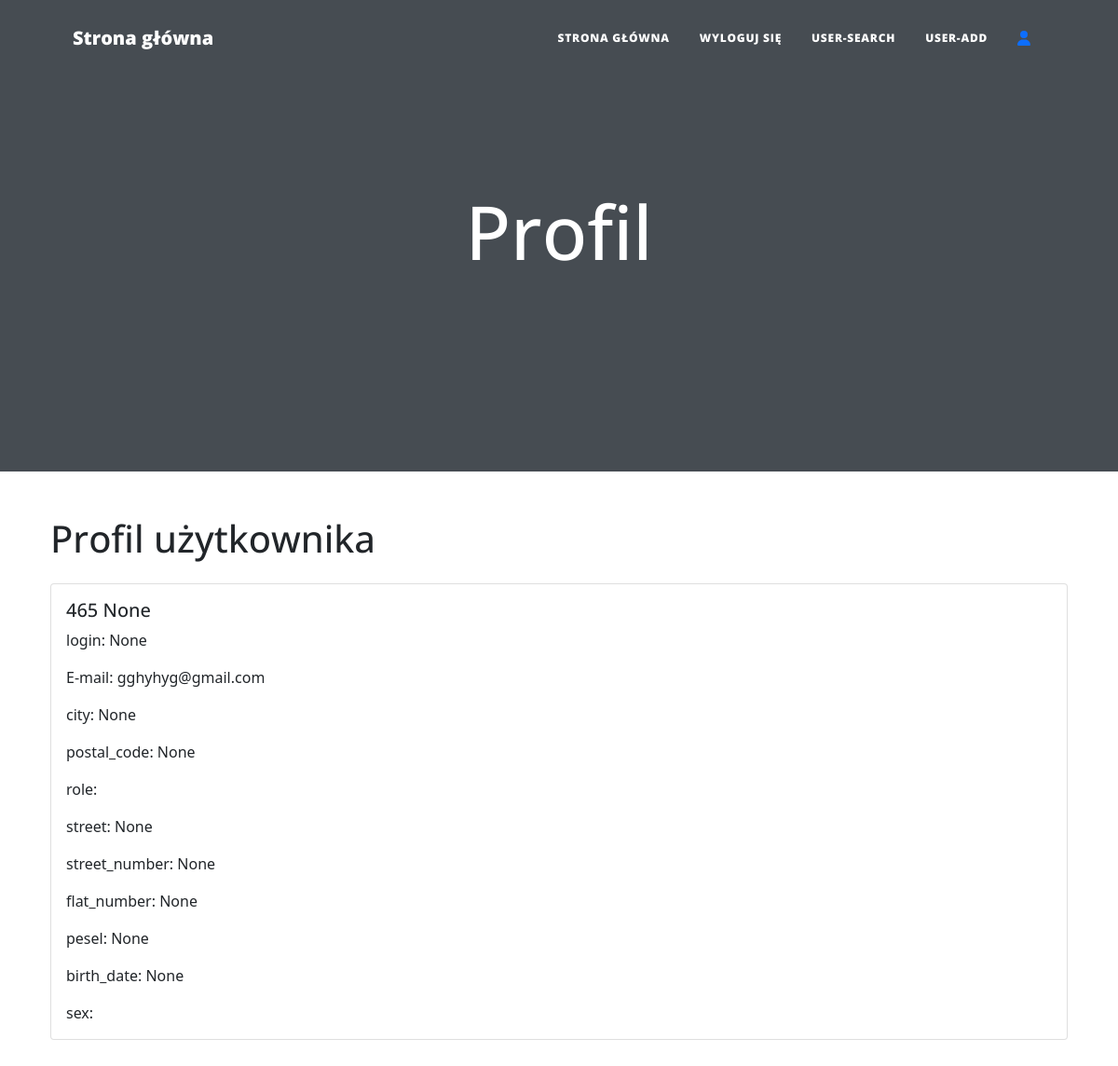
Page /user/10 (signed in) on the committed database.
### main.py (models this page shows)
class User(UserMixin, db.Model):
    __tablename__ = "users"
    id = db.Column(db.Integer, primary_key=True)
    login = db.Column(db.String(20),unique =True)
    password = db.Column(db.String(100))
    name= db.Column(db.String(30))
    last_name= db.Column(db.String(30))
    city = db.Column(db.String(30))
    postal_code = db.Column(db.String(6))
    street = db.Column(db.String(20))
    street_number = db.Column(db.Integer)
    flat_number = db.Column(db.Integer)
    pesel = db.Column(db.String(30), unique = True)
    birth_date = db.Column(db.Date)
    email = db.Column(db.String(100), unique=True)
    posts = relationship("BlogPost", back_populates="author")
    comments = relationship("Comment", back_populates="comment_author")

### main.py (the view)
@app.route('/user/<int:user_id>')
@admin_only
def user_profile(user_id):
    user = User.query.get_or_404(user_id)
    return render_template('user_profile.html', user=user)

### main.py (called while the page is built)
@login_manager.user_loader
def load_user(user_id):
    return db.get_or_404(User, user_id)

def admin_only(f):
    @wraps(f)
    def decorated_function(*args, **kwargs):
        if not current_user.is_authenticated:
            return redirect(url_for('login'))
        if current_user.id != 1:
            return abort(403)
        return f(*args, **kwargs)
    return decorated_function

### templates/user_profile.html (shortened to what this page needs)
{% include "header.html" %}
<header class="masthead">
  <div class="container position-relative px-4 px-lg-5">
    <div class="row gx-4 gx-lg-5 justify-content-center">
      <div class="col-md-10 col-lg-8 col-xl-7">
        <div class="site-heading">
          <h1>Profil</h1>
        </div>
      </div>
    </div>
  </div>
</header>
<!DOCTYPE html>
<html lang="en">
<head>
    <link href="https://stackpath.bootstrapcdn.com/bootstrap/5.1.3/css/bootstrap.min.css" rel="stylesheet">
</head>
<body>
<div class="container">
    <h1 class="mt-5 mb-4">Profil użytkownika</h1>
    <div class="card">
        <div class="card-body">
            <h5 class="card-title">{{ user.name}} {{user.last_name}}</h5>
            <p class="card-text">login: {{ user.login }}</p>
            <p class="card-text">E-mail: {{ user.email }}</p>
            <p class="card-text">city: {{ user.city  }}</p>
            <p class="card-text">postal_code: {{ user.postal_code }}</p>
            <p class="card-text">role: {{ user.role }}</p>
            <p class="card-text">street: {{ user.street }}</p>
            <p class="card-text">street_number: {{ user.street_number }}</p>
            <p class="card-text">flat_number: {{ user.flat_number }}</p>
            <p class="card-text">pesel: {{ user.pesel }}</p>
            <p class="card-text">birth_date: {{ user.birth_date }}</p>
            <p class="card-text">sex: {{ user.sex }}</p>
        </div>
    </div>
</div>
</body>
</html>
{% include "footer.html" %}

### rows in the picture
User: name "465", last_name "None", login "None", email "gghyhyg@gmail.com", city "None", postal_code "None", street "None", street_number "None", flat_number "None", pesel "None", birth_date "None"
